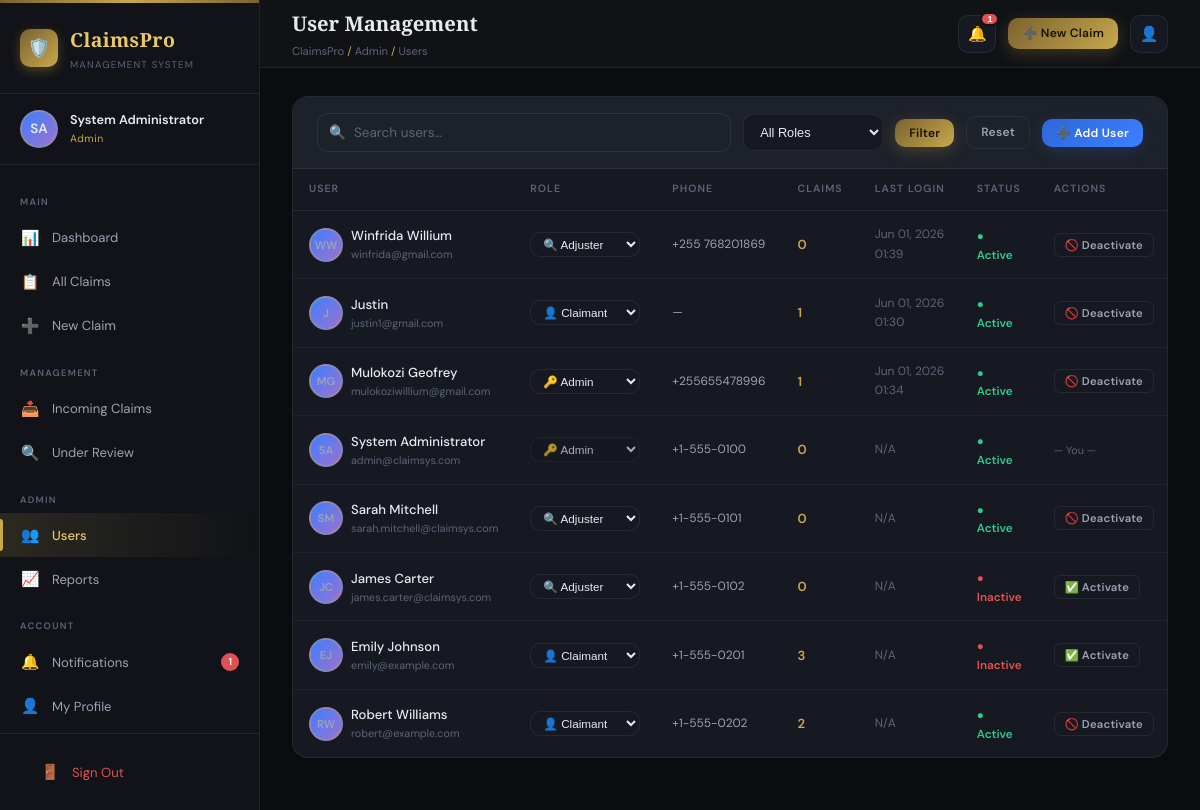
/users.php (signed in), run on the app's committed database.
### tables this page shows
CREATE TABLE `users` (
  `id` int(11) NOT NULL,
  `full_name` varchar(150) NOT NULL,
  `email` varchar(150) NOT NULL,
  `password` varchar(255) NOT NULL,
  `role` enum('admin','adjuster','claimant') NOT NULL DEFAULT 'claimant',
  `phone` varchar(30) DEFAULT NULL,
  `avatar` varchar(255) DEFAULT NULL,
  `status` enum('active','inactive','suspended') DEFAULT 'active',
  `last_login` datetime DEFAULT NULL,
  `created_at` timestamp NOT NULL DEFAULT current_timestamp(),
  `updated_at` timestamp NOT NULL DEFAULT current_timestamp() ON UPDATE current_timestamp()
);

### includes/config.php (called while the page is built, shortened)
<?php
function getDB(): PDO {
    static $pdo = null;
    if ($pdo === null) {
        try {
            $dsn = "mysql:host=" . DB_HOST . ";dbname=" . DB_NAME . ";charset=" . DB_CHARSET;
            $options = [
                PDO::ATTR_ERRMODE            => PDO::ERRMODE_EXCEPTION,
                PDO::ATTR_DEFAULT_FETCH_MODE => PDO::FETCH_ASSOC,
                PDO::ATTR_EMULATE_PREPARES   => false,
            ];
            $pdo = new PDO($dsn, DB_USER, DB_PASS, $options);
        } catch (PDOException $e) {
            die(json_encode(['error' => 'Database connection failed: ' . $e->getMessage()]));
        }
    }
    return $pdo;
}
function isLoggedIn(): bool {
    return isset($_SESSION['user_id']) && !empty($_SESSION['user_id']);
}
function currentUser(): ?array {
    return [
        'id'        => $_SESSION['user_id'],
        'name'      => $_SESSION['user_name'],
        'email'     => $_SESSION['user_email'],
        'role'      => $_SESSION['user_role'],
    ];
}
function requireRole(string ...$roles): void {
    $user = currentUser();
}
function isAdmin(): bool {
    $u = currentUser();
    return $u && $u['role'] === 'admin';
}
function isAdjuster(): bool {
    $u = currentUser();
    return $u && in_array($u['role'], ['admin','adjuster']);
}
function sanitize(string $input): string {
    return htmlspecialchars(strip_tags(trim($input)), ENT_QUOTES, 'UTF-8');
}
function formatDateTime(?string $dt): string {
    if (!$dt) return 'N/A';
    return date('M d, Y H:i', strtotime($dt));
}
function getUnreadCount(int $userId): int {
    $pdo  = getDB();
    $stmt = $pdo->prepare("SELECT COUNT(*) FROM notifications WHERE user_id = ? AND is_read = 0");
    $stmt->execute([$userId]);
    return (int)$stmt->fetchColumn();
}

### users.php (the view, shortened to what this page needs)
<?php
require_once __DIR__ . '/includes/config.php';
$pageTitle  = 'User Management';
$breadcrumb = 'ClaimsPro <span>/</span> Admin <span>/</span> Users';
include __DIR__ . '/includes/layout.php';
$pdo     = getDB();
$search = trim($_GET['search'] ?? '');
$where = [];
$params = [];
$whereSQL = $where ? 'WHERE ' . implode(' AND ', $where) : '';
$users = $pdo->prepare("SELECT u.*, (SELECT COUNT(*) FROM claims c WHERE c.claimant_id=u.id) AS claim_count FROM users u $whereSQL ORDER BY u.created_at DESC");
$users->execute($params);
$users = $users->fetchAll();
?>
<div style="display:flex; gap:16px; margin-bottom:24px; flex-wrap:wrap; align-items:flex-start;">
  <div class="card fade-up" style="flex:1; min-width:0;">
    <div class="filter-bar">
      <form method="GET" style="display:contents;">
        <div class="search-input-wrap">
          <span class="search-icon">🔍</span>
          <input type="text" name="search" class="form-control search-input" placeholder="Search users…" value="<?= sanitize($search) ?>">
        </div>
        <select name="role" class="filter-select" onchange="this.form.submit()">
          <option value="">All Roles</option>
        </select>
        <button type="submit" class="btn btn-gold btn-sm">Filter</button>
        <a href="<?= APP_URL ?>/users.php" class="btn btn-ghost btn-sm">Reset</a>
        <button type="button" class="btn btn-primary btn-sm" onclick="openModal('createUserModal')">➕ Add User</button>
      </form>
    </div>
    <div class="table-wrap">
      <table>
        <thead>
          <tr>
            <th>User</th>
            <th>Role</th>
            <th>Phone</th>
            <th>Claims</th>
            <th>Last Login</th>
            <th>Status</th>
            <th>Actions</th>
          </tr>
        </thead>
        <tbody>
          <?php if (empty($users)): ?>
            <tr><td colspan="7"><div class="empty-state"><div class="empty-icon">👥</div><div class="empty-title">No users found</div></div></td></tr>
          <?php else: ?>
            <?php foreach ($users as $u):
              $initials = implode('', array_map(fn($w)=>strtoupper($w[0]), array_slice(explode(' ',$u['full_name']),0,2)));
              $statusColor = $u['status']==='active' ? 'var(--success)' : 'var(--danger)';
            ?>
              <tr>
                <td>
                  <div class="flex align-center gap-8">
                    <div class="user-avatar" style="width:34px;height:34px;font-size:0.75rem;"><?= $initials ?></div>
                    <div>
                      <div class="td-primary" style="font-size:0.875rem;"><?= sanitize($u['full_name']) ?></div>
                      <div class="text-xs text-muted"><?= sanitize($u['email']) ?></div>
                    </div>
                  </div>
                </td>
                <td>
                  <form method="POST" style="display:inline;">
                    <select name="new_role" class="filter-select" style="min-width:110px; padding:4px 8px; font-size:0.78rem;" onchange="this.form.submit()" <?= $u['id']===$user['id']?'disabled':'' ?>>
                      <option value="admin"     <?= $u['role']==='admin'?'selected':''?>>🔑 Admin</option>
                      <option value="adjuster"  <?= $u['role']==='adjuster'?'selected':''?>>🔍 Adjuster</option>
                      <option value="claimant"  <?= $u['role']==='claimant'?'selected':''?>>👤 Claimant</option>
                    </select>
                  </form>
                </td>
                <td class="text-sm"><?= sanitize($u['phone'] ?: '—') ?></td>
                <td><span class="text-gold fw-600"><?= $u['claim_count'] ?></span></td>
                <td class="text-sm text-muted"><?= formatDateTime($u['last_login']) ?></td>
                <td>
                  <span style="display:inline-flex;align-items:center;gap:4px;font-size:0.78rem;font-weight:600;color:<?= $statusColor ?>;">
                    ● <?= ucfirst($u['status']) ?>
                  </span>
                </td>
                <td>
                  <?php if ($u['id'] !== $user['id']): ?>
                  <form method="POST" style="display:inline;">
                    <button type="submit" class="btn btn-ghost btn-xs" data-confirm="Toggle status for <?= sanitize($u['full_name']) ?>?">
                      <?= $u['status']==='active' ? '🚫 Deactivate' : '✅ Activate' ?>
                    </button>
                  </form>
                  <?php else: ?>
                    <span class="text-muted text-xs">— You —</span>
                  <?php endif; ?>
                </td>
              </tr>
            <?php endforeach; ?>
          <?php endif; ?>
        </tbody>
      </table>
    </div>
  </div>
</div>
<?php include __DIR__ . '/includes/layout-end.php'; ?>

### includes/layout.php (shortened to what this page needs)
<?php
require_once __DIR__ . '/config.php';
$user         = currentUser();
$unreadCount  = getUnreadCount($user['id']);
$initials     = implode('', array_map(fn($w) => strtoupper($w[0]), array_slice(explode(' ', $user['name']), 0, 2)));
$currentPage  = basename($_SERVER['PHP_SELF'], '.php');
function navItem(string $href, string $icon, string $label, string $page, string $current, ?int $badge = null): string {
    $active = ($page === $current) ? 'active' : '';
    $badgeHtml = $badge ? "<span class=\"nav-badge\">$badge</span>" : '';
    return "<a href=\"$href\" class=\"nav-item $active\"><span class=\"nav-icon\">$icon</span>$label$badgeHtml</a>";
}
?>
<!DOCTYPE html>
<html lang="en">
<head>
  <link rel="stylesheet" href="<?= APP_URL ?>/css/style.css">
</head>
<body>
<div class="app-wrapper">
<aside class="sidebar" id="sidebar">
  <div class="sidebar-logo">
    <div class="logo-mark">
      <div class="logo-icon">🛡️</div>
      <div>
        <div class="logo-text">ClaimsPro</div>
        <div class="logo-sub">Management System</div>
      </div>
    </div>
  </div>
  <div class="sidebar-user">
    <div class="user-avatar"><?= $initials ?></div>
    <div class="user-info-text">
      <div class="user-name-sm"><?= sanitize($user['name']) ?></div>
      <div class="user-role-sm"><?= ucfirst($user['role']) ?></div>
    </div>
  </div>
  <nav class="sidebar-nav">
    <div class="nav-section-title">Main</div>
    <?= navItem(APP_URL . '/dashboard.php', '📊', 'Dashboard', 'dashboard', $currentPage) ?>
    <?= navItem(APP_URL . '/claims.php', '📋', 'All Claims', 'claims', $currentPage) ?>
    <?= navItem(APP_URL . '/new-claim.php', '➕', 'New Claim', 'new-claim', $currentPage) ?>
    <?php if (isAdjuster()): ?>
    <div class="nav-section-title">Management</div>
    <?= navItem(APP_URL . '/claims.php?status=submitted', '📥', 'Incoming Claims', 'incoming', $currentPage) ?>
    <?= navItem(APP_URL . '/claims.php?status=under_review', '🔍', 'Under Review', 'review', $currentPage) ?>
    <?php endif; ?>
    <?php if (isAdmin()): ?>
    <div class="nav-section-title">Admin</div>
    <?= navItem(APP_URL . '/users.php', '👥', 'Users', 'users', $currentPage) ?>
    <?= navItem(APP_URL . '/reports.php', '📈', 'Reports', 'reports', $currentPage) ?>
    <?php endif; ?>
    <div class="nav-section-title">Account</div>
    <?= navItem(APP_URL . '/notifications.php', '🔔', 'Notifications', 'notifications', $currentPage, $unreadCount ?: null) ?>
    <?= navItem(APP_URL . '/profile.php', '👤', 'My Profile', 'profile', $currentPage) ?>
  </nav>
  <div class="sidebar-footer">
    <a href="<?= APP_URL ?>/logout.php" class="nav-item" style="color: var(--danger);">
      <span class="nav-icon">🚪</span>Sign Out
    </a>
  </div>
</aside>
<header class="header">
  <div class="header-left">
    <div class="page-title"><?= $pageTitle ?? 'Dashboard' ?></div>
    <div class="breadcrumb"><?= $breadcrumb ?? 'ClaimsPro <span>/</span> ' . ($pageTitle ?? 'Dashboard') ?></div>
  </div>
  <div class="header-actions" style="position:relative;">
    <div style="position:relative;">
      <button class="header-btn" id="notifBtn" title="Notifications">
        🔔
        <?php if ($unreadCount > 0): ?>
          <span class="notif-count"><?= $unreadCount > 9 ? '9+' : $unreadCount ?></span>
        <?php endif; ?>
      </button>
    </div>
    <a href="<?= APP_URL ?>/new-claim.php" class="btn btn-gold btn-sm">
      ➕ New Claim
    </a>
    <a href="<?= APP_URL ?>/profile.php" class="header-btn" title="Profile">👤</a>
  </div>
</header>
<div class="main-content">
<div class="page-content">

### includes/layout-end.php (shortened to what this page needs)
</div>
</div>
</div>
</body>
</html>

### data on the page
users: full_name "WW", full_name "Winfrida Willium", email "winfrida@gmail.com", new_role "🔍 Adjuster", phone "+255 768201869", claim_count "0", last_login "Jun 01, 2026 01:39", status "Active", shows "🚫 Deactivate"
users: full_name "J", full_name "Justin", email "justin1@gmail.com", new_role "👤 Claimant", phone "—", claim_count "1", last_login "Jun 01, 2026 01:30", status "Active", shows "🚫 Deactivate"
users: full_name "MG", full_name "Mulokozi Geofrey", email "mulokoziwillium@gmail.com", new_role "🔑 Admin", phone "+255655478996", claim_count "1", last_login "Jun 01, 2026 01:34", status "Active", shows "🚫 Deactivate"
users: full_name "SA", full_name "System Administrator", email "admin@claimsys.com", new_role "🔑 Admin", phone "+1-555-0100", claim_count "0", last_login "N/A", status "Active", shows "— You —"
users: full_name "SM", full_name "Sarah Mitchell", email "sarah.mitchell@claimsys.com", new_role "🔍 Adjuster", phone "+1-555-0101", claim_count "0", last_login "N/A", status "Active", shows "🚫 Deactivate"
users: full_name "JC", full_name "James Carter", email "james.carter@claimsys.com", new_role "🔍 Adjuster", phone "+1-555-0102", claim_count "0", last_login "N/A", status "Inactive", shows "✅ Activate"
users: full_name "EJ", full_name "Emily Johnson", email "emily@example.com", new_role "👤 Claimant", phone "+1-555-0201", claim_count "3", last_login "N/A", status "Inactive", shows "✅ Activate"
users: full_name "RW", full_name "Robert Williams", email "robert@example.com", new_role "👤 Claimant", phone "+1-555-0202", claim_count "2", last_login "N/A", status "Active", shows "🚫 Deactivate"

### other printed values
$initials "SA"
$user['name'] "System Administrator"
$user['role'] "Admin"
$icon "📊 📋 ➕ 📥 🔍 👥 📈 🔔 👤"
$label "Dashboard All Claims New Claim Incoming Claims Under Review Users Reports Notifications My Profile"
$badge "1"
$pageTitle "User Management"
$unreadCount "1"
